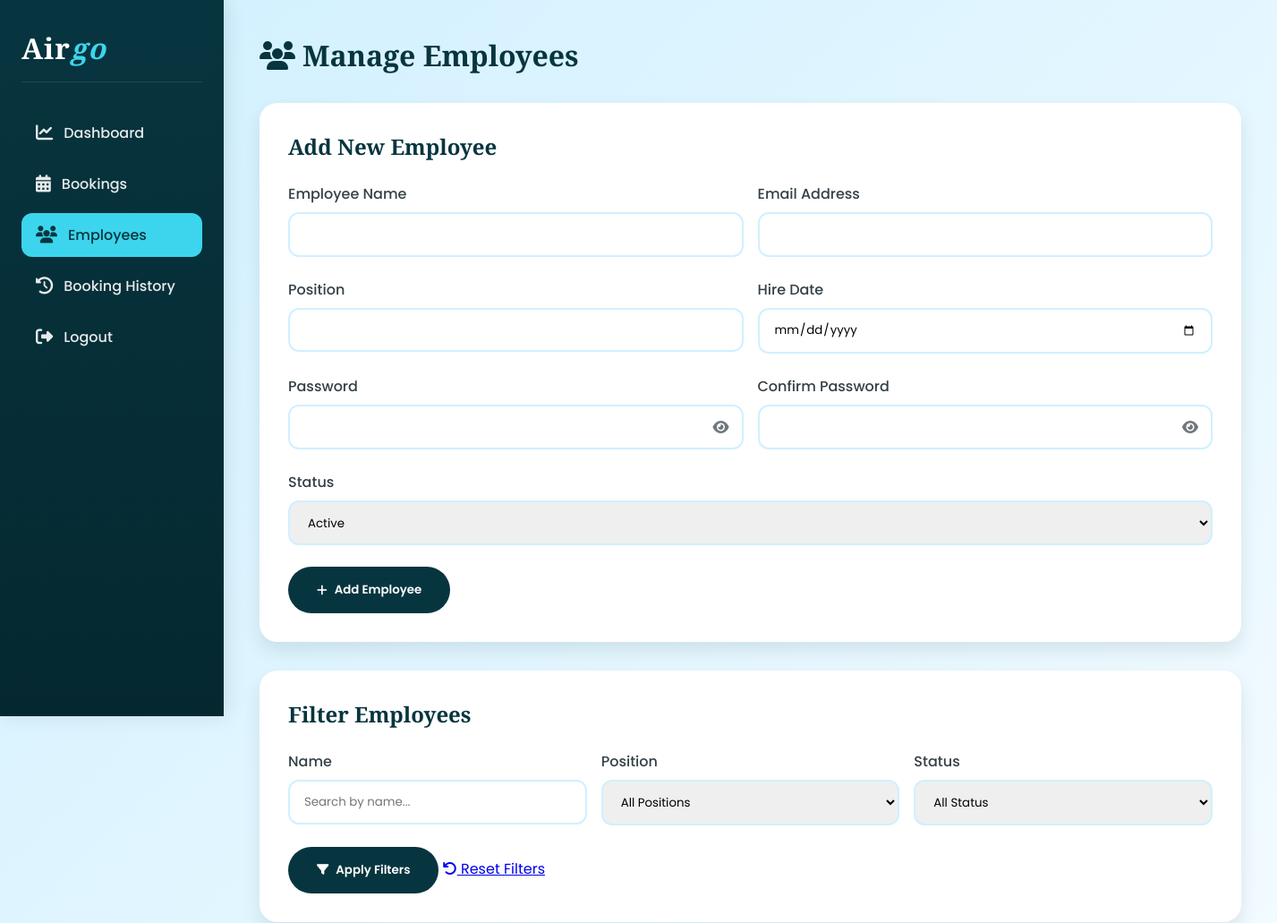
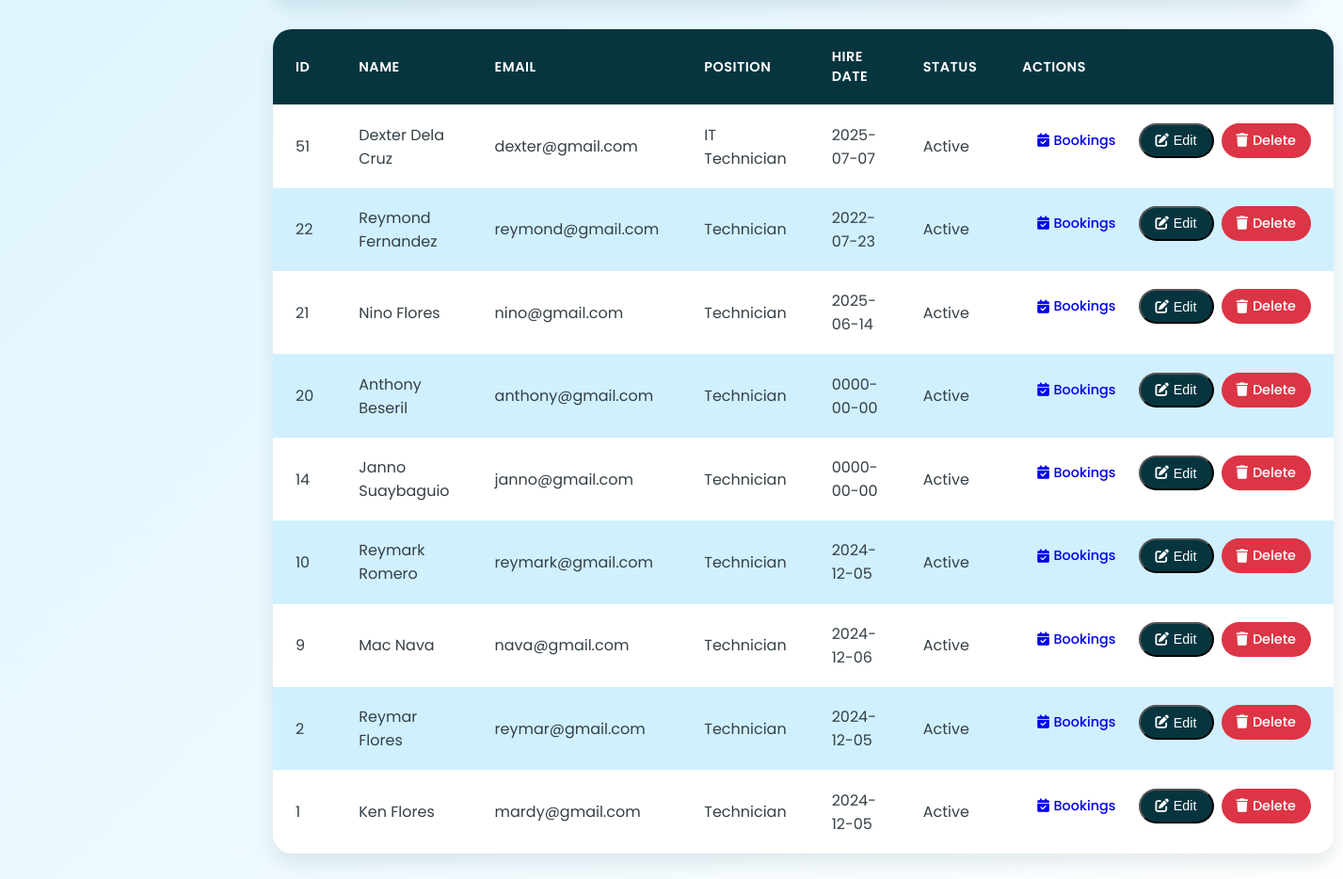
The app's page /admin/admin_employees.php (signed in) with its own data (2 pictures, top to bottom).
### tables this page shows
CREATE TABLE `employees` (
  `id` int(11) NOT NULL,
  `name` varchar(100) NOT NULL,
  `position` varchar(100) NOT NULL,
  `email` varchar(100) NOT NULL,
  `hire_date` date DEFAULT NULL,
  `status` enum('Active','Inactive') DEFAULT 'Active',
  `password` varchar(255) NOT NULL,
  `phone` varchar(20) DEFAULT NULL
);

### admin/admin_employees.php (the view, shortened to what this page needs)
<?php
$conn = Database::getConnection();
$filter_name = isset($_GET['filter_name']) ? mysqli_real_escape_string($conn, $_GET['filter_name']) : '';
$records_per_page = 10;
$page = isset($_GET['page']) ? (int)$_GET['page'] : 1;
$page = max(1, $page);
$offset = ($page - 1) * $records_per_page;
$sql_employees = "SELECT * FROM employees WHERE 1=1";
$sql_employees .= " ORDER BY id DESC LIMIT $records_per_page OFFSET $offset";
$result_employees = $conn->query($sql_employees);
$employees = [];
while ($row = $result_employees->fetch_assoc()) {
    $employees[] = $row;
}
?>
<!DOCTYPE html>
<html lang="en">
<head>
    <link href="https://cdnjs.cloudflare.com/ajax/libs/font-awesome/6.5.0/css/all.min.css" rel="stylesheet">
</head>
<body>
    <div class="sidebar">
        <h2>Air<span>go</span></h2>
        <div class="nav-links">
            <a href="dashboard.php" class="<?= basename($_SERVER['PHP_SELF']) === 'dashboard.php' ? 'active' : '' ?>"><i class="fas fa-chart-line"></i> Dashboard</a>
            <a href="admin_bookings.php" class="<?= basename($_SERVER['PHP_SELF']) === 'admin_bookings.php' ? 'active' : '' ?>"><i class="fas fa-calendar-alt"></i> Bookings</a>
            <a href="admin_employees.php" class="<?= basename($_SERVER['PHP_SELF']) === 'admin_employees.php' ? 'active' : '' ?>"><i class="fas fa-users"></i> Employees</a>
            <a href="booking_history.php" class="<?= basename($_SERVER['PHP_SELF']) === 'booking_history.php' ? 'active' : '' ?>"><i class="fas fa-history"></i> Booking History</a>
            <a href="login.php"><i class="fas fa-sign-out-alt"></i> Logout</a>
        </div>
    </div>
    <div class="main">
        <h1><i class="fas fa-users"></i> Manage Employees</h1>
        <div class="form-container">
            <h2>Add New Employee</h2>
            <form method="POST" onsubmit="return confirmAddEmployee(this);">
                <div class="form-row">
                    <div class="form-group">
                        <label for="name">Employee Name</label>
                        <input type="text" id="name" name="name" required />
                    </div>
                    <div class="form-group">
                        <label for="email">Email Address</label>
                        <input type="email" id="email" name="email" required />
                    </div>
                </div>
                <div class="form-row">
                    <div class="form-group">
                        <label for="position">Position</label>
                        <input type="text" id="position" name="position" required />
                    </div>
                    <div class="form-group">
                        <label for="hire_date">Hire Date</label>
                        <input type="date" id="hire_date" name="hire_date" required />
                    </div>
                </div>
                <div class="form-row">
                    <div class="form-group">
                        <label for="password">Password</label>
                        <div class="password-container">
                            <input type="password" id="password" name="password" required />
                            <span class="toggle-password" onclick="togglePassword('password', this)">
                                <i class="fas fa-eye"></i>
                            </span>
                        </div>
                    </div>
                    <div class="form-group">
                        <label for="confirm_password">Confirm Password</label>
                        <div class="password-container">
                            <input type="password" id="confirm_password" name="confirm_password" required />
                            <span class="toggle-password" onclick="togglePassword('confirm_password', this)">
                                <i class="fas fa-eye"></i>
                            </span>
                        </div>
                    </div>
                </div>
                <div class="form-row">
                    <div class="form-group">
                        <label for="status">Status</label>
                        <select id="status" name="status" required>
                            <option value="Active">Active</option>
                        </select>
                    </div>
                </div>
                <button type="submit" name="add_employee">
                    <i class="fas fa-plus"></i> Add Employee
                </button>
            </form>
        </div>
        <div class="form-container filter-container">
            <h2>Filter Employees</h2>
            <form method="GET" class="filter-form">
                <div class="form-row">
                    <div class="form-group">
                        <label for="filter_name">Name</label>
                        <input type="text" id="filter_name" name="filter_name" value="<?= htmlspecialchars($filter_name) ?>" placeholder="Search by name..."/>
                    </div>
                    <div class="form-group">
                        <label for="filter_position">Position</label>
                        <select id="filter_position" name="filter_position">
                            <option value="">All Positions</option>
                        </select>
                    </div>
                    <div class="form-group">
                        <label for="filter_status">Status</label>
                        <select id="filter_status" name="filter_status">
                            <option value="">All Status</option>
                        </select>
                    </div>
                </div>
                <button type="submit" class="filter-btn">
                    <i class="fas fa-filter"></i> Apply Filters
                </button>
                <a href="admin_employees.php" class="reset-btn">
                    <i class="fas fa-undo"></i> Reset Filters
                </a>
            </form>
        </div>
        <table>
            <thead>
                <tr>
                    <th>ID</th>
                    <th>Name</th>
                    <th>Email</th>
                    <th>Position</th>
                    <th>Hire Date</th>
                    <th>Status</th>
                    <th>Actions</th>
                </tr>
            </thead>
            <tbody>
                <?php if (count($employees) > 0): ?>
                    <?php foreach ($employees as $employee): ?>
                        <tr>
                            <td data-label="ID"><?= htmlspecialchars($employee['id'] ?? '') ?></td>
                            <td data-label="Name"><?= htmlspecialchars($employee['name'] ?? '') ?></td>
                            <td data-label="Email"><?= htmlspecialchars($employee['email'] ?? '') ?></td>
                            <td data-label="Position"><?= htmlspecialchars($employee['position'] ?? '') ?></td>
                            <td data-label="Hire Date"><?= htmlspecialchars($employee['hire_date'] ?? '') ?></td>
                            <td data-label="Status" data-status="<?= htmlspecialchars($employee['status'] ?? '') ?>"><?= htmlspecialchars($employee['status'] ?? '') ?></td>
                            <td data-label="Actions" class="action-buttons">
                                <a href="employee_bookings.php?employee_id=<?= $employee['id'] ?? '' ?>" class="action-button view-btn">
                                    <i class="fas fa-calendar-check"></i> Bookings
                                </a>
                                <button class="action-button edit-btn" onclick='openEditModal(<?= json_encode($employee) ?>)'>
                                    <i class="fas fa-edit"></i> Edit
                                </button>
                                <a href="admin_employees.php?delete_id=<?= $employee['id'] ?? '' ?>"
                                   class="action-button delete-btn"
                                   onclick="return confirmDelete('admin_employees.php?delete_id=<?= $employee['id'] ?? '' ?>');">
                                    <i class="fas fa-trash"></i> Delete
                                </a>
                            </td>
                        </tr>
                    <?php endforeach; ?>
                <?php else: ?>
                    <tr>
                        <td colspan="7" style="text-align: center;">No employees found.</td>
                    </tr>
                <?php endif; ?>
            </tbody>
        </table>
    </div>
</body>
</html>

### admin/admin_employees.php (style rules this page uses)
:root { --primary-color: #07353f; --secondary-color: #3cd5ed; --background-color: #d0f0ff; --text-color: #344047; --card-bg: #ffffff; --card-shadow: rgba(7, 53, 63, 0.1); --spacing-unit: clamp(0.5rem, 2vw, 1rem); }
* { margin: 0; padding: 0; box-sizing: border-box; }
body { font-family: 'Poppins', sans-serif; background: linear-gradient(135deg, var(--background-color), #fff); color: var(--text-color); display: flex; min-height: 100vh; }
.sidebar { position: fixed; top: 0; left: 0; width: 250px; height: 100vh; background: linear-gradient(180deg, var(--primary-color), #052830); padding: 2rem 1.5rem; color: white; box-shadow: 4px 0 20px var(--card-shadow); transition: all 0.3s ease; z-index: 1000; }
.sidebar h2 { font-family: 'Playfair Display', serif; font-size: 2rem; font-weight: 900; margin-bottom: 2rem; padding-bottom: 1rem; border-bottom: 1px solid rgba(255, 255, 255, 0.1); letter-spacing: 1px; }
.sidebar h2 span { color: var(--secondary-color); font-style: italic; }
.nav-links { display: flex; flex-direction: column; gap: 0.5rem; }
.sidebar a { display: flex; align-items: center; gap: 12px; color: rgba(255, 255, 255, 0.9); text-decoration: none; padding: 12px 16px; border-radius: 12px; transition: all 0.3s ease; font-weight: 500; position: relative; overflow: hidden; }
.sidebar a::before { content: ''; position: absolute; top: 0; left: 0; width: 100%; height: 100%; background: var(--secondary-color); transform: scaleX(0); transform-origin: right; transition: transform 0.3s ease; z-index: -1; border-radius: 12px; }
.sidebar a i { font-size: 1.2rem; transition: transform 0.3s ease; }
.sidebar a.active { background: var(--secondary-color); color: var(--primary-color); }
.sidebar a.active i { color: var(--primary-color); }
.main { margin-left: 250px; padding: 2.5rem; width: calc(100% - 250px); }
.main h1 { margin-bottom: 2rem; color: var(--primary-color); font-size: 2rem; font-family: 'Playfair Display', serif; display: flex; align-items: center; gap: 0.5rem; }
.form-container { background: var(--card-bg); padding: 2rem; border-radius: 20px; box-shadow: 0 10px 20px var(--card-shadow); margin-bottom: 2rem; }
.form-container h2 { color: var(--primary-color); margin-bottom: 1.5rem; font-family: 'Playfair Display', serif; }
.form-row { display: flex; gap: 1rem; margin-bottom: 1.5rem; }
.form-group { flex: 1; }
.form-group label { display: block; margin-bottom: 0.5rem; color: var(--text-color); font-weight: 500; }
.form-group input, .form-group select { width: 100%; padding: 0.8rem 1rem; border: 2px solid var(--background-color); border-radius: 12px; font-family: 'Poppins', sans-serif; transition: all 0.3s ease; }
.password-container { position: relative; }
.toggle-password { position: absolute; right: 1rem; top: 50%; transform: translateY(-50%); cursor: pointer; color: var(--text-color); opacity: 0.7; transition: opacity 0.3s ease; }
button[type="submit"] { background: var(--primary-color); color: white; border: none; padding: 1rem 2rem; border-radius: 50px; font-weight: 600; cursor: pointer; transition: all 0.3s ease; font-family: 'Poppins', sans-serif; display: inline-flex; align-items: center; gap: 0.5rem; }
table { width: 100%; background: var(--card-bg); border-radius: 20px; box-shadow: 0 10px 20px var(--card-shadow); border-collapse: separate; border-spacing: 0; overflow: hidden; }
th, td { padding: 1.2rem 1.5rem; text-align: left; }
th { background: var(--primary-color); color: var(--card-bg); font-weight: 600; font-size: 0.9rem; text-transform: uppercase; letter-spacing: 0.5px; }
tr:nth-child(even) { background: var(--background-color); }
tbody tr { transition: all 0.3s ease; }
.action-buttons { display: flex; gap: 0.5rem; }
.action-button { padding: 0.5rem 1rem; border-radius: 50px; text-decoration: none; font-weight: 500; font-size: 0.9rem; transition: all 0.3s ease; display: inline-flex; align-items: center; gap: 0.3rem; }
.edit-btn { background: var(--primary-color); color: white; }
.delete-btn { background: #dc3545; color: white; }

### records on screen
employees: id "51", name "Dexter Dela Cruz", email "dexter@gmail.com", position "IT Technician", hire_date "2025-07-07", status "Active"
employees: id "22", name "Reymond Fernandez", email "reymond@gmail.com", position "Technician", hire_date "2022-07-23", status "Active"
employees: id "21", name "Nino Flores", email "nino@gmail.com", position "Technician", hire_date "2025-06-14", status "Active"
employees: id "20", name "Anthony Beseril", email "anthony@gmail.com", position "Technician", hire_date "0000-00-00", status "Active"
employees: id "14", name "Janno Suaybaguio", email "janno@gmail.com", position "Technician", hire_date "0000-00-00", status "Active"
employees: id "10", name "Reymark Romero", email "reymark@gmail.com", position "Technician", hire_date "2024-12-05", status "Active"
employees: id "9", name "Mac Nava", email "nava@gmail.com", position "Technician", hire_date "2024-12-06", status "Active"
employees: id "2", name "Reymar Flores", email "reymar@gmail.com", position "Technician", hire_date "2024-12-05", status "Active"
employees: id "1", name "Ken Flores", email "mardy@gmail.com", position "Technician", hire_date "2024-12-05", status "Active"
